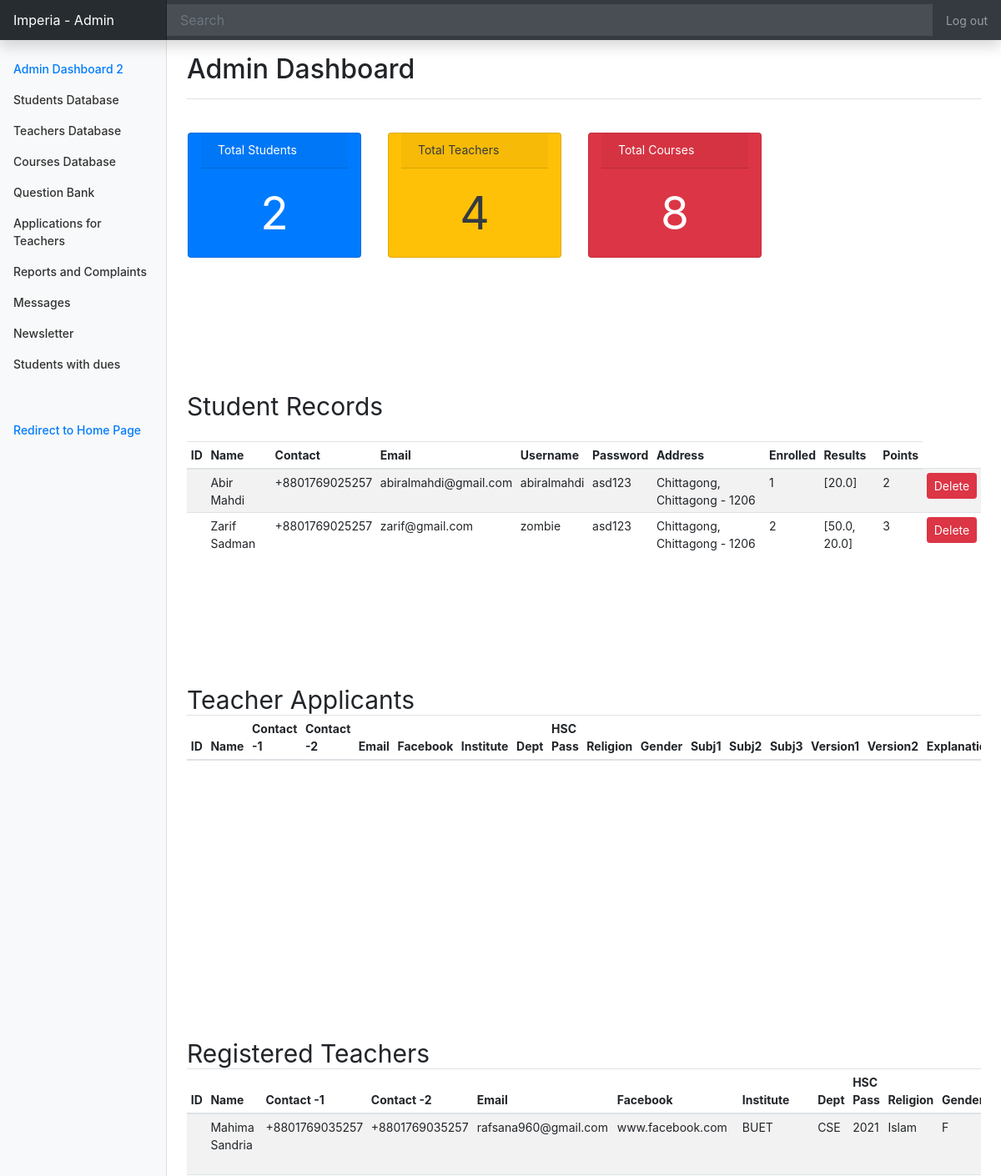
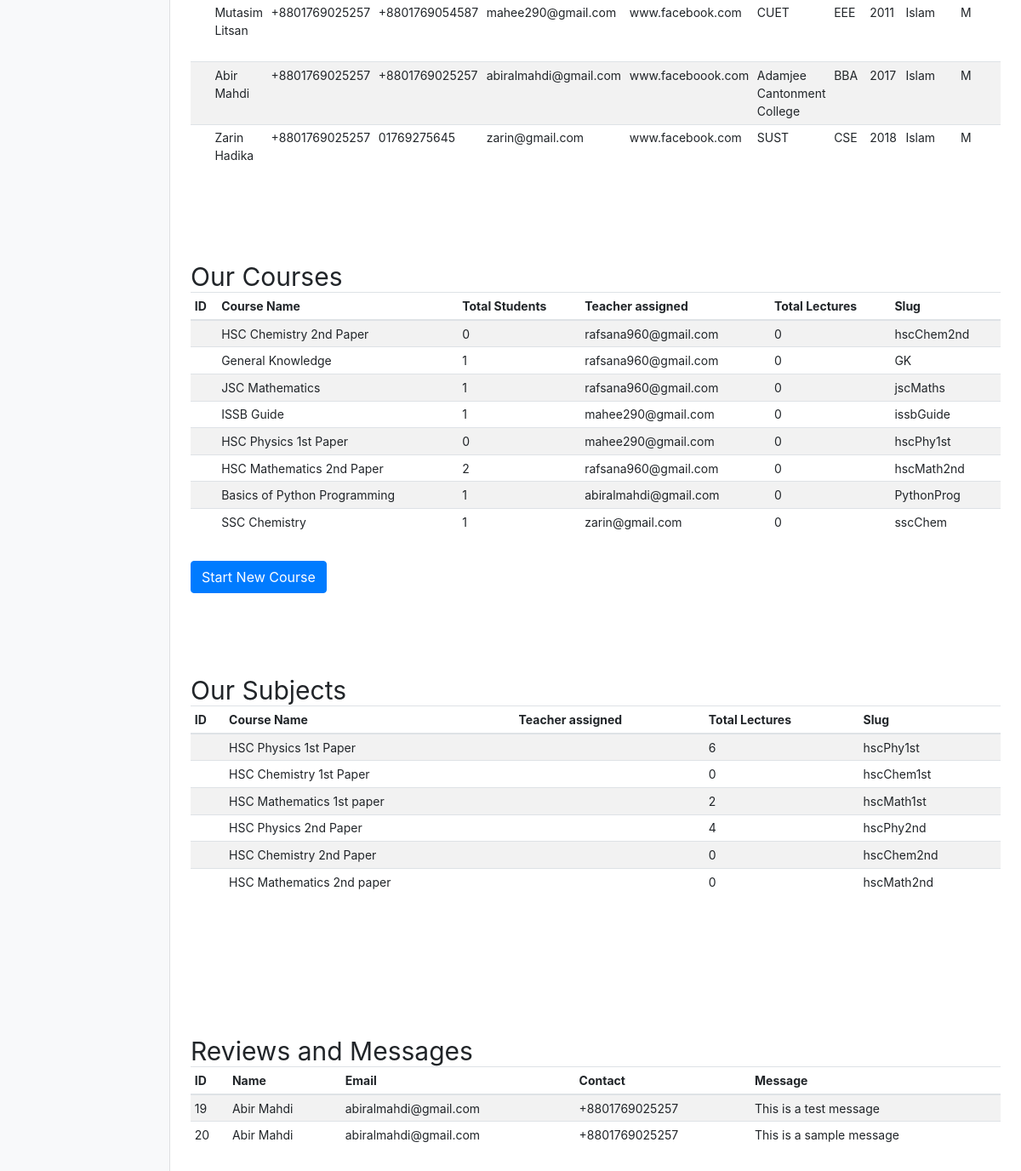
/accounts/adminPanel (signed in), run on the app's committed database (2 pictures, top to bottom).
### accounts/models.py (models this page shows, shortened)
class Student(models.Model):
    fname = models.CharField(max_length=15)
    lname = models.CharField(max_length=15)
    contact = models.CharField(max_length=15)
    email = models.CharField(max_length=30, primary_key=True, unique=True)
    username = models.CharField(max_length=30)
    password = models.CharField(max_length=30)
    address = models.CharField(max_length=300)
    enrolled = models.CharField(max_length=5000, default=0)
    points = models.CharField(max_length=30, default=0)
    successRate = models.CharField(max_length=10, default=0)
    quizAttended = models.CharField(max_length=300, default=0)
    results = models.CharField(max_length=5000, default='[]')
    accounts_type = models.CharField(max_length=50, default='Student')

class RegisteredTeachers(models.Model):
    fname = models.CharField(max_length=15, default='')
    lname = models.CharField(max_length=15, default='')
    contact1 = models.CharField(max_length=15)
    contact2 = models.CharField(max_length=15)
    email = models.CharField(max_length=30, primary_key=True, unique=True)
    facebook = models.CharField(max_length=250)
    institute = models.CharField(max_length=30)
    dept = models.CharField(max_length=30)
    hscPass = models.CharField(max_length=30)
    religion = models.CharField(max_length=30)
    gender  =models.CharField(max_length=30)
    subject1 = models.CharField(max_length=30)
    subject2 = models.CharField(max_length=30)
    subject3 = models.CharField(max_length=30)
    classLink = models.CharField(max_length=5000, default='')
    vers1 = models.CharField(max_length=30)
    vers2 = models.CharField(max_length=30)
    courses = models.CharField(max_length=3000, default=0)
    courseList = models.CharField(max_length=99999999)
    appointment = models.CharField(max_length=500)
    date_of_apply = models.CharField(max_length=30)
    pay = models.CharField(max_length=30)
    subject = models.CharField(max_length=300)
    vers = models.CharField(max_length=30)
    date_of_joining = models.CharField(max_length=30)
    username = models.CharField(max_length=30)
    password = models.CharField(max_length=30)
    account_type = models.CharField(max_length=50, default='Teacher')

### home/models.py (models this page shows, shortened)
class Courses(models.Model):
    name = models.CharField(max_length=30)
    slug = models.CharField(max_length=30)
    teacher = models.CharField(max_length=30, default='')
    link = models.CharField(max_length=5000, default='')
    totStudents = models.CharField(max_length=30, default='')
    totLectures = models.CharField(max_length=30, default='')
    price = models.CharField(max_length=10, default='')

class AllSubjects(models.Model):
    name = models.CharField(max_length=30)
    slug = models.CharField(max_length=30)
    totLectures = models.CharField(max_length=30, default='')

class Contacts(models.Model):
    fname = models.CharField(max_length=15)
    lname = models.CharField(max_length=15)
    contact = models.CharField(max_length=15)
    email = models.CharField(max_length=30)
    message = models.CharField(max_length=500)

### accounts/views.py (the view)
# urls.py: path('adminPanel', views.adminPanel, name='adminPanel'),
def adminPanel(request):
    if request.user.is_active and request.user.is_superuser:
        students = Student.objects.all()
        teachers = TeachersApplied.objects.all()
        courses = Courses.objects.all()
        subjects = AllSubjects.objects.all()
        contacts = Contacts.objects.all()
        teachersreg = RegisteredTeachers.objects.all()
        params = {
            'students': students,
            'teachers':teachers,
            'courses':courses,
            'contacts':contacts,
            'teachersreg': teachersreg,
            'subjects': subjects
            }
        return render(request, 'admin-panel.html', params)
    else:
        messages.error(request, 'You are not logged in as an Admin!')
        return redirect('/accounts/login')

### accounts/templates/admin-panel.html (shortened to what this page needs)
<!doctype html>
<html lang="en">
  <head>
    <link rel="stylesheet" href="https://stackpath.bootstrapcdn.com/bootstrap/4.5.2/css/bootstrap.min.css">
    <link href="https://unpkg.com/tailwindcss@^1.0/dist/tailwind.min.css" rel="stylesheet">
  </head>
  <body id='body'>
    <nav class="navbar navbar-dark sticky-top bg-dark flex-md-nowrap p-0 shadow">
  <a class="navbar-brand col-md-3 col-lg-2 mr-0 px-3" href="/">Imperia - Admin</a>
  <input class="form-control form-control-dark w-100" type="text" placeholder="Search" aria-label="Search">
  <ul class="navbar-nav px-3">
    <li class="nav-item text-nowrap">
      <a class="nav-link" href="/accounts/logout">Log out</a>
    </li>
  </ul>
</nav>
<div class="container-fluid">
  <div class="row">
    <nav id="sidebarMenu" class="col-md-3 col-lg-2 d-md-block bg-light sidebar collapse">
      <div class="sidebar-sticky pt-3">
        <ul class="nav flex-column">
          <li class="nav-item">
            <a class="nav-link active" href="/admin">
              Admin Dashboard 2<span class="sr-only">(current)</span>
            </a>
          </li>
          <li class="nav-item">
            <a class="nav-link" href="#studentRecords">
              Students Database
            </a>
          </li>
          <li class="nav-item">
            <a class="nav-link" href='#teacherReg'>
              Teachers Database
            </a>
          </li>
          <li class="nav-item">
            <a class="nav-link" href="#subjRecords">
              Courses Database
            </a>
          </li>
          <li class="nav-item">
            <a class="nav-link" href="#">
              Question Bank
            </a>
          </li>
          <li class="nav-item">
            <a class="nav-link" href='#teacherRecords'>
              Applications for Teachers
            </a>
          </li>
          <li class="nav-item">
            <a class="nav-link" href="">
              Reports and Complaints
            </a>
          </li>
          <li class="nav-item">
            <a class="nav-link" href="#contactRecords">
              Messages
            </a>
          </li>
          <li class="nav-item">
            <a class="nav-link" href="/accounts/send_mail_newsletter">
              Newsletter
            </a>
          </li>
          <li class="nav-item">
            <a class="nav-link" href="#">
              Students with dues
            </a>
          </li>
          <br><br>
          <li class="nav-item">
            <a class="nav-link text-primary" href="/">
              Redirect to Home Page
            </a>
          </li>
        </ul>
      </div>
    </nav>
    <main role="main" class="col-md-9 ml-sm-auto col-lg-10 px-md-4">
      <div class="d-flex justify-content-between flex-wrap flex-md-nowrap align-items-center pt-3 pb-2 mb-3 border-bottom">
        <h1 class="h2">Admin Dashboard</h1>
      </div>
      <div class="my-4 w-100 row row-cols-1 row-cols-sm-2 row-cols-md-4" width="900" height="380" id='overview'>
        <div class="card text-white bg-primary mb-3 col m-3" style="max-width: 13rem;">
          <h5 class="card-header">Total Students</h5>
          <div class="card-body">
            <h5 class="card-text text-center" style="font-size: 55px;">{{students.count}}</h5>
          </div>
        </div>
        <div class="card text-dark bg-warning mb-3 col m-3" style="max-width: 13rem;">
          <h5 class="card-header">Total Teachers</h5>
          <div class="card-body">
            <h5 class="card-text text-center" style="font-size: 55px;">{{teachersreg.count}}</h5>
          </div>
        </div>
        <div class="card text-white bg-danger mb-3 col m-3" style="max-width: 13rem;">
          <h5 class="card-header">Total Courses</h5>
          <div class="card-body">
            <h5 class="card-text text-center my-auto" style="font-size: 55px;">{{courses.count}}</h5>
          </div>
        </div>
      </div>
      <div class='my-5'>
      <div id='studentRecords'>
      <h2 style="font-size: 30px;" class='mt-24'>Student Records</h2>
      <div class="table-responsive mb-4 mt-4">
        <table class="table table-striped table-sm">
          <thead>
            <tr>
              <th>ID</th>
              <th>Name</th>
              <th>Contact</th>
              <th>Email</th>
              <th>Username</th>
              <th>Password</th>
              <th>Address</th>
              <th>Enrolled</th>
              <th>Results</th>
              <th>Points</th>
            </tr>
          </thead>
          <tbody>
            {% for student in students %}
            <tr>
              <td></td>
              <td>{{student.fname}} {{student.lname}}</td>
              <td>{{student.contact}}</td>
              <td>{{student.email}}</td>
              <td>{{student.username}}</td>
              <td>{{student.password}}</td>
              <td>{{student.address}}</td>
              <td>{{student.enrolled}}</td>
              <td>{{student.results}}</td>
              <td>{{student.points}}</td>
              <td><a class='btn btn-danger btn-sm' onclick="return confirm('Are you sure you want to delete All the record of this student?')" href='/accounts/deleteStudent/{{student.username}}'>Delete</a></td>
            </tr>
            {% endfor %}
          </tbody>
        </table>
        </div>
      </div>
        <div class="table-responsive mb-4 mt-4"  id='teacherRecords'>
          <h2 style="font-size: 30px;" class='mt-4'>Teacher Applicants</h2>
          <table class="table table-striped table-sm">
            <thead>
              <tr>
                <th>ID</th>
                <th>Name</th>
                <th>Contact -1 </th>
                <th>Contact -2 </th>
                <th>Email</th>
                <th>Facebook</th>
                <th>Institute</th>
                <th>Dept</th>
                <th>HSC Pass</th>
                <th>Religion</th>
                <th>Gender</th>
                <th>Subj1</th>
                <th>Subj2</th>
                <th>Subj3</th>
                <th>Version1</th>
                <th>Version2</th>
                <th>Explanations</th>
              </tr>
            </thead>
          </table>
          </div>
          <div class="table-responsive mb-4 mt-4"  id='teacherReg'>
            <h2 style="font-size: 30px;" class='mt-4'>Registered Teachers</h2>
            <table class="table table-striped table-sm">
              <thead>
                <tr>
                  <th>ID</th>
                  <th>Name</th>
                  <th>Contact -1 </th>
                  <th>Contact -2 </th>
                  <th>Email</th>
                  <th>Facebook</th>
                  <th>Institute</th>
                  <th>Dept</th>
                  <th>HSC Pass</th>
                  <th>Religion</th>
                  <th>Gender</th>
                </tr>
              </thead>
              <tbody>
                {% for teacherreg in teachersreg %}
                <tr>
                  <td></td>
                  <td>{{teacherreg.fname}} {{teacherreg.lname}}</td>
                  <td>{{teacherreg.contact1}}</td>
                  <td>{{teacherreg.contact2}}</td>
                  <td>{{teacherreg.email}}</td>
                  <td>{{teacherreg.facebook}}</td>
                  <td>{{teacherreg.institute}}</td>
                  <td>{{teacherreg.dept}}</td>
                  <td>{{teacherreg.hscPass}}</td>
                  <td>{{teacherreg.religion}}</td>
                  <td>{{teacherreg.gender}}</td>
                </tr>
                {% endfor %}
              </tbody>
            </table>
            </div>
          <div class="table-responsive mt-4"  id='subjRecords'>
            <h2 style="font-size: 30px;" class='mt-5'>Our Courses</h2>
            <table class="table table-striped table-sm">
              <thead>
                <tr>
                  <th>ID</th>
                  <th>Course Name</th>
                  <th>Total Students</th>
                  <th>Teacher assigned</th>
                  <th>Total Lectures</th>
                  <th>Slug</th>
                </tr>
              </thead>
              <tbody>
                {% for course in courses %}
                <tr>
                  <td></td>
                  <td>{{course.name}}</td>
                  <td>{{course.totStudents}}</td>
                  <td>{{course.teacher}}</td>
                  <td>{{course.totLectures}}</td>
                  <td>{{course.slug}}</td>
                </tr>
                {% endfor %}
              </tbody>
            </table>
            </div>
            <a class='btn btn-primary mb-4 ' href='/accounts/addCourse'>Start New Course</a>
            <div class="table-responsive mb-4 mt-4"  id='subjRecords'>
              <h2 style="font-size: 30px;" class='mt-5'>Our Subjects</h2>
              <table class="table table-striped table-sm">
                <thead>
                  <tr>
                    <th>ID</th>
                    <th>Course Name</th>
                    <th>Teacher assigned</th>
                    <th>Total Lectures</th>
                    <th>Slug</th>
                  </tr>
                </thead>
                <tbody>
                  {% for subject in subjects %}
                  <tr>
                    <td></td>
                    <td>{{subject.name}}</td>
                    <td>{{subject.teacher}}</td>
                    <td>{{subject.totLectures}}</td>
                    <td>{{subject.slug}}</td>
                  </tr>
                  {% endfor %}
                </tbody>
              </table>
              </div>
            <div class="table-responsive mb-4 mt-4"  id='contactRecords'>
              <h2 style="font-size: 30px;" class='mt-5'>Reviews and Messages</h2>
              <table class="table table-striped table-sm">
                <thead>
                  <tr>
                    <th>ID</th>
                    <th>Name</th>
                    <th>Email</th>
                    <th>Contact</th>
                    <th>Message</th>
                  </tr>
                </thead>
                <tbody>
                  {% for contact in contacts %}
                  <tr>
                    <td>{{contact.id}}</td>
                    <td>{{contact.fname}} {{contact.lname}}</td>
                    <td>{{contact.email}}</td>
                    <td>{{contact.contact}}</td>
                    <td>{{contact.message}}</td>
                  </tr>
                  {% endfor %}
                </tbody>
              </table>
              </div>
        </div>
      </main>
      </div>
      </div>
    </body>
</html>

### accounts/templates/admin-panel.html (style rules this page uses)
html { scroll-behavior: smooth; }
body { font-size: .875rem; }
.sidebar { position: fixed; top: 0; bottom: 0; left: 0; z-index: 100; padding: 48px 0 0; box-shadow: inset -1px 0 0 rgba(0, 0, 0, .1); }
.sidebar-sticky { position: relative; top: 0; height: calc(100vh - 48px); padding-top: .5rem; overflow-x: hidden; overflow-y: auto; }
.sidebar .nav-link { font-weight: 500; color: #333; }
.sidebar .nav-link.active { color: #007bff; }
.navbar-brand { padding-top: .75rem; padding-bottom: .75rem; font-size: 1rem; background-color: rgba(0, 0, 0, .25); box-shadow: inset -1px 0 0 rgba(0, 0, 0, .25); }
.navbar .form-control { padding: .75rem 1rem; border-width: 0; border-radius: 0; }
.form-control-dark { color: #fff; background-color: rgba(255, 255, 255, .1); border-color: rgba(255, 255, 255, .1); }
#subjRecords { display: block; height: 400px; overflow-y: scroll; }
#studentRecords { display: block; height: 400px; overflow-y: scroll; }
#teacherRecords { display: block; height: 400px; overflow-y: scroll; }
#contactRecords { display: block; height: 400px; overflow-y: scroll; }

### data on the page
Student: fname "Abir", lname "Mahdi", contact "+8801769025257", email "abiralmahdi@gmail.com", username "abiralmahdi", password "asd123", address "Chittagong, Chittagong - 1206", enrolled "1", results "[20.0]", points "2"
Student: fname "Zarif", lname "Sadman", contact "+8801769025257", email "zarif@gmail.com", username "zombie", password "asd123", address "Chittagong, Chittagong - 1206", enrolled "2", results "[50.0, 20.0]", points "3"
RegisteredTeachers: fname "Mahima", lname "Sandria", contact1 "+8801769035257", contact2 "+8801769035257", email "rafsana960@gmail.com", facebook "www.facebook.com", institute "BUET", dept "CSE", hscPass "2021", religion "Islam", gender "F"
RegisteredTeachers: fname "Mutasim", lname "Litsan", contact1 "+8801769025257", contact2 "+8801769054587", email "mahee290@gmail.com", facebook "www.facebook.com", institute "CUET", dept "EEE", hscPass "2011", religion "Islam", gender "M"
RegisteredTeachers: fname "Abir", lname "Mahdi", contact1 "+8801769025257", contact2 "+8801769025257", email "abiralmahdi@gmail.com", facebook "www.faceboook.com", institute "Adamjee Cantonment College", dept "BBA", hscPass "2017", religion "Islam", gender "M"
RegisteredTeachers: fname "Zarin", lname "Hadika", contact1 "+8801769025257", contact2 "01769275645", email "zarin@gmail.com", facebook "www.facebook.com", institute "SUST", dept "CSE", hscPass "2018", religion "Islam", gender "M"
Courses: name "HSC Chemistry 2nd Paper", totStudents "0", teacher "rafsana960@gmail.com", totLectures "0", slug "hscChem2nd"
Courses: name "General Knowledge", totStudents "1", teacher "rafsana960@gmail.com", totLectures "0", slug "GK"
Courses: name "JSC Mathematics", totStudents "1", teacher "rafsana960@gmail.com", totLectures "0", slug "jscMaths"
Courses: name "ISSB Guide", totStudents "1", teacher "mahee290@gmail.com", totLectures "0", slug "issbGuide"
Courses: name "HSC Physics 1st Paper", totStudents "0", teacher "mahee290@gmail.com", totLectures "0", slug "hscPhy1st"
Courses: name "HSC Mathematics 2nd Paper", totStudents "2", teacher "rafsana960@gmail.com", totLectures "0", slug "hscMath2nd"
Courses: name "Basics of Python Programming", totStudents "1", teacher "abiralmahdi@gmail.com", totLectures "0", slug "PythonProg"
Courses: name "SSC Chemistry", totStudents "1", teacher "zarin@gmail.com", totLectures "0", slug "sscChem"
AllSubjects: name "HSC Physics 1st Paper", totLectures "6", slug "hscPhy1st"
AllSubjects: name "HSC Chemistry 1st Paper", totLectures "0", slug "hscChem1st"
AllSubjects: name "HSC Mathematics 1st paper", totLectures "2", slug "hscMath1st"
AllSubjects: name "HSC Physics 2nd Paper", totLectures "4", slug "hscPhy2nd"
AllSubjects: name "HSC Chemistry 2nd Paper", totLectures "0", slug "hscChem2nd"
AllSubjects: name "HSC Mathematics 2nd paper", totLectures "0", slug "hscMath2nd"
Contacts: id "19", fname "Abir", lname "Mahdi", email "abiralmahdi@gmail.com", contact "+8801769025257", message "This is a test message"
Contacts: id "20", fname "Abir", lname "Mahdi", email "abiralmahdi@gmail.com", contact "+8801769025257", message "This is a sample message"

### other printed values
{{ students.count }} "2"
{{ teachersreg.count }} "4"
{{ courses.count }} "8"
